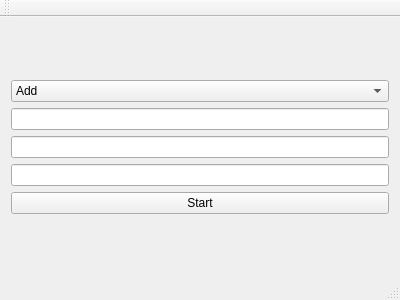
<?xml version="1.0" encoding="UTF-8"?>
<ui version="4.0">
 <class>MainWindow</class>
 <widget class="QMainWindow" name="MainWindow">
  <property name="geometry">
   <rect>
    <x>0</x>
    <y>0</y>
    <width>400</width>
    <height>300</height>
   </rect>
  </property>
  <property name="windowTitle">
   <string>MainWindow</string>
  </property>
  <widget class="QWidget" name="centralWidget">
   <layout class="QVBoxLayout" name="verticalLayout_2">
    <item>
     <layout class="QVBoxLayout" name="verticalLayout">
      <item>
       <widget class="QComboBox" name="comboBox">
        <item>
         <property name="text">
          <string>Add</string>
         </property>
        </item>
        <item>
         <property name="text">
          <string>Multiply</string>
         </property>
        </item>
        <item>
         <property name="text">
          <string>MultiplicativeInverse</string>
         </property>
        </item>
        <item>
         <property name="text">
          <string>OutPut</string>
         </property>
        </item>
       </widget>
      </item>
      <item>
       <widget class="QLineEdit" name="lineEdit1"/>
      </item>
      <item>
       <widget class="QLineEdit" name="lineEdit2"/>
      </item>
      <item>
       <widget class="QLineEdit" name="lineOut"/>
      </item>
      <item>
       <widget class="QPushButton" name="pushButton">
        <property name="text">
         <string>Start</string>
        </property>
       </widget>
      </item>
     </layout>
    </item>
   </layout>
  </widget>
  <widget class="QMenuBar" name="menuBar">
   <property name="geometry">
    <rect>
     <x>0</x>
     <y>0</y>
     <width>400</width>
     <height>20</height>
    </rect>
   </property>
  </widget>
  <widget class="QToolBar" name="mainToolBar">
   <attribute name="toolBarArea">
    <enum>TopToolBarArea</enum>
   </attribute>
   <attribute name="toolBarBreak">
    <bool>false</bool>
   </attribute>
  </widget>
  <widget class="QStatusBar" name="statusBar"/>
 </widget>
 <layoutdefault spacing="6" margin="11"/>
 <resources/>
 <connections/>
</ui>
